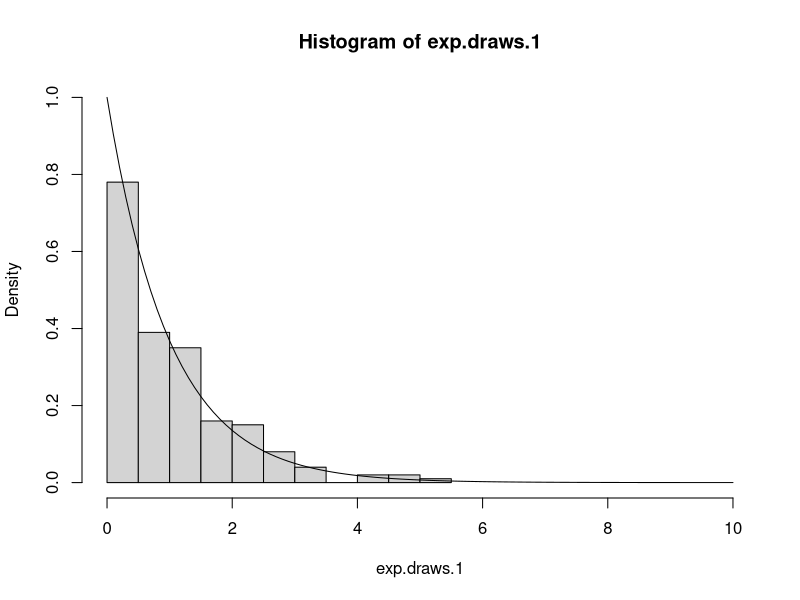
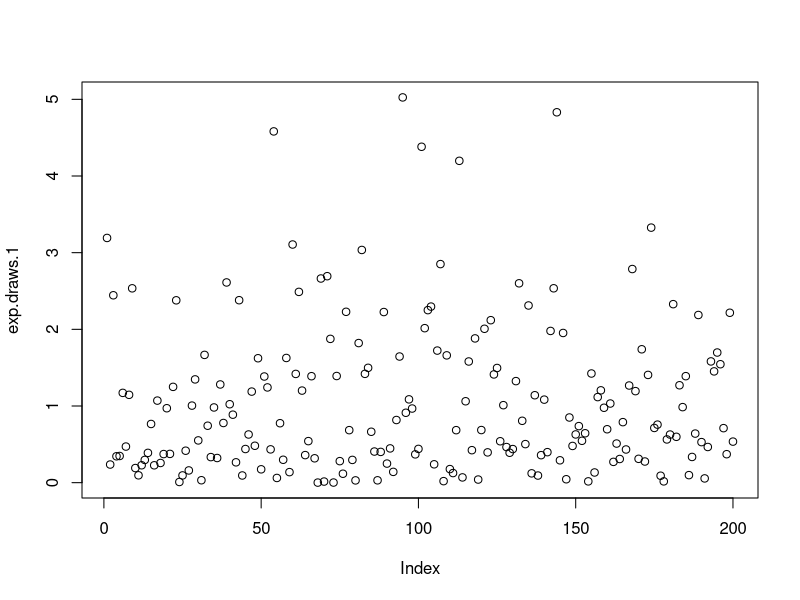
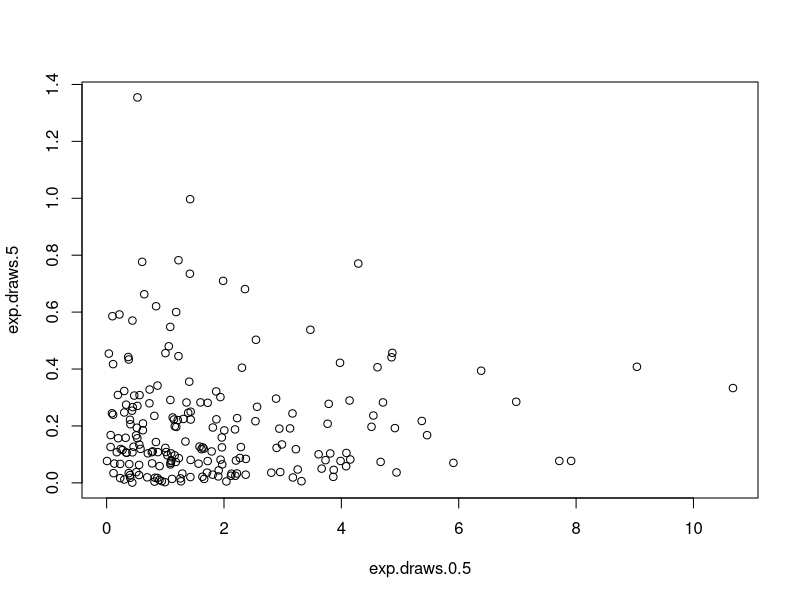
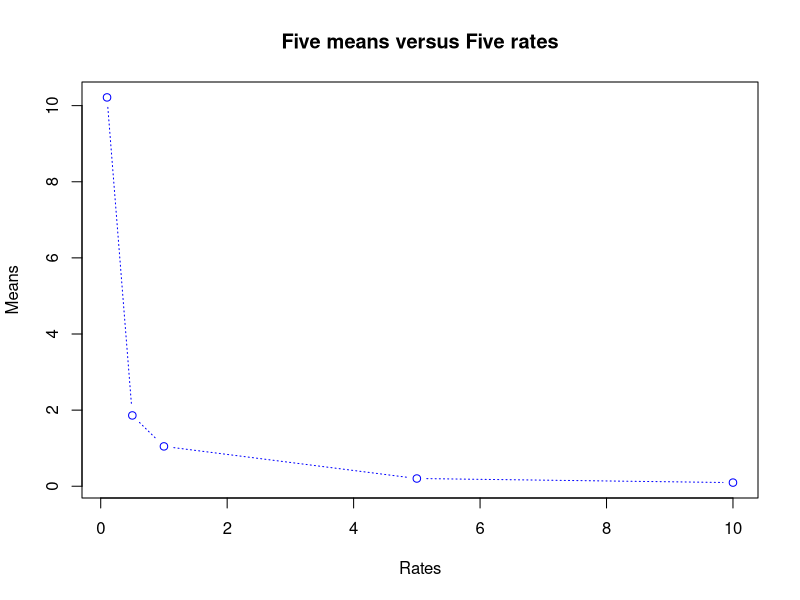
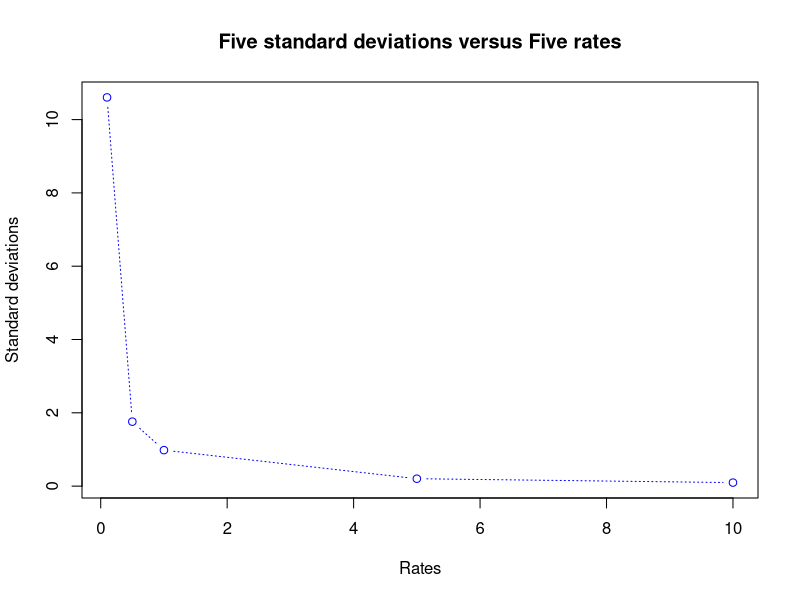
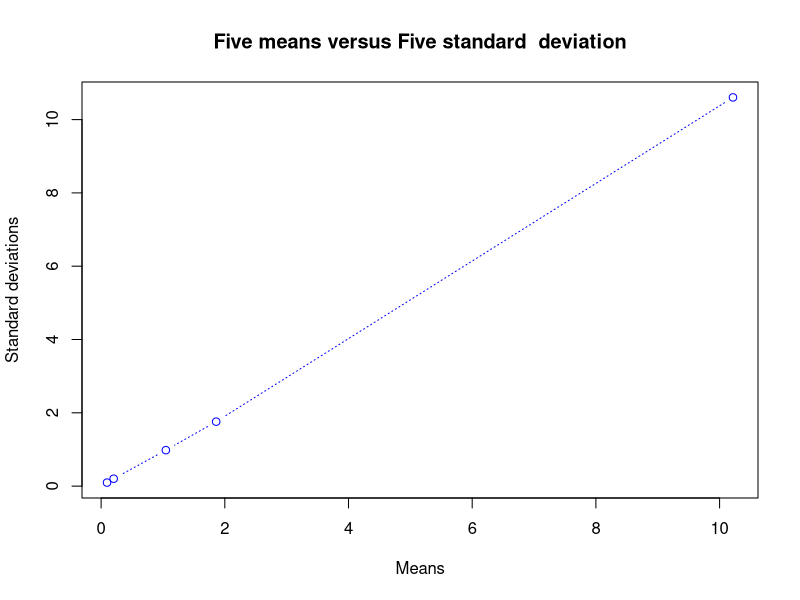
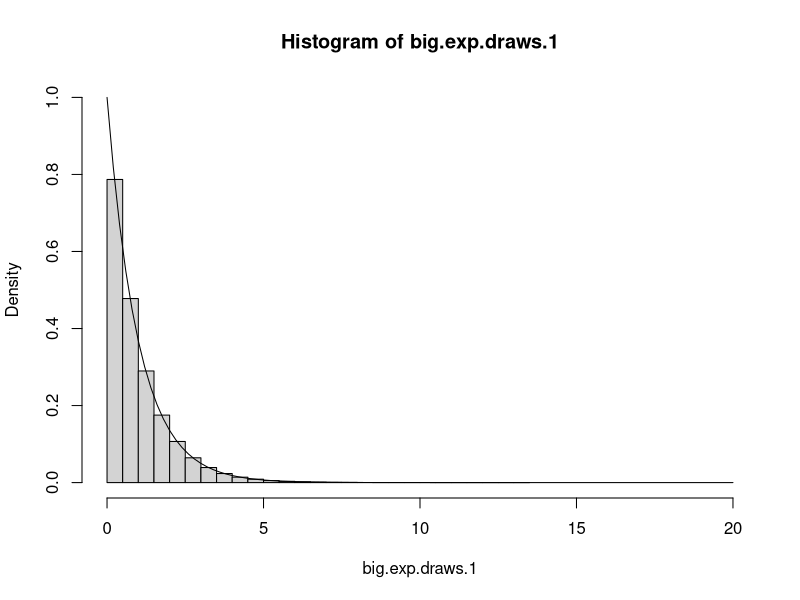
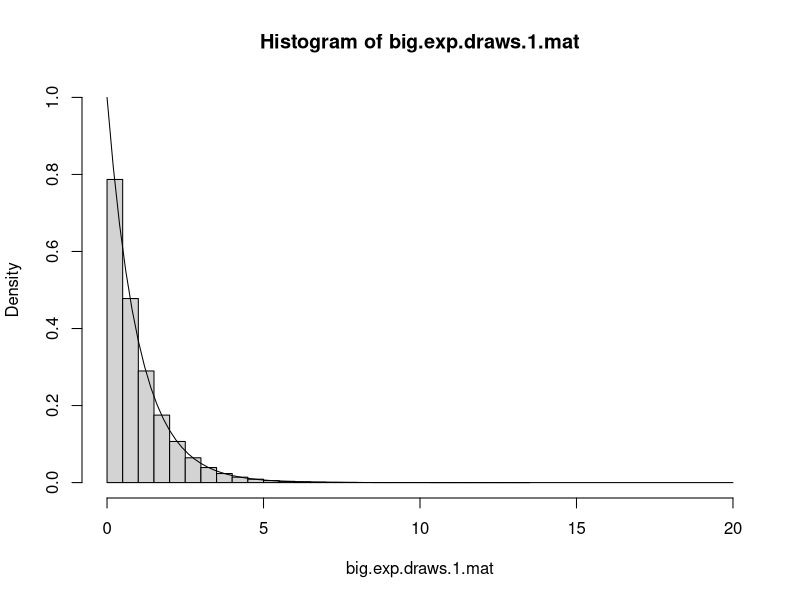

Source code (R) for these figures, in order:
## ---- chunk 1
exp.draws.1 <- rexp(n=200)
mean_value_1 <- mean(exp.draws.1)
mean_value_1
stadard_deviation_1 <- sd(exp.draws.1)
stadard_deviation_1

## ---- chunk 2
exp.draws.0.1 <- rexp(n=200,rate=0.1)
mean_value_0.1 <- mean(exp.draws.0.1)
mean_value_0.1
stadard_deviation_0.1 <- sd(exp.draws.0.1)
stadard_deviation_0.1

exp.draws.0.5 <- rexp(n=200,rate=0.5)
mean_value_0.5 <- mean(exp.draws.0.5)
mean_value_0.5
stadard_deviation_0.5 <- sd(exp.draws.0.5)
stadard_deviation_0.5

exp.draws.5 <- rexp(n=200,rate=5)
mean_value_5 <- mean(exp.draws.5)
mean_value_5
stadard_deviation_5 <- sd(exp.draws.5)
stadard_deviation_5

exp.draws.10 <- rexp(n=200,rate=10)
mean_value_10 <- mean(exp.draws.10)
mean_value_10
stadard_deviation_10 <- sd(exp.draws.10)
stadard_deviation_10

## ---- chunk 3
hist(exp.draws.1,freq = FALSE,ylim = c(0,1),xlim = c(0,10))
curve(dexp, add = TRUE)
## ---- chunk 4
plot(exp.draws.1)
## ---- chunk 5
plot (exp.draws.0.5,exp.draws.5)
## ---- chunk 6
mean_vextor <- c(mean_value_0.1,mean_value_0.5,
                 mean_value_1,mean_value_5,mean_value_10)
rate_vector <- c(0.1,0.5,1,5,10)
plot (rate_vector,mean_vextor,type="b",lty=3,
      xlab = "Rates",ylab = "Means",
      main = "Five means versus Five rates",col="blue")
#From this plot, we can see that when rate decrease, the mean increases.
## ---- chunk 7
sd_vextor <- c(stadard_deviation_0.1,stadard_deviation_0.5,
               stadard_deviation_1,stadard_deviation_5,
               stadard_deviation_10)
rate_vector <- c(0.1,0.5,1,5,10)
plot (rate_vector,sd_vextor,type="b",lty=3,
      xlab = "Rates",ylab = "Standard deviations",
      main = "Five standard deviations versus Five rates",col="blue")
#The tendency for this plot is similar to that for the former plot. 
#When the value of Rate decreases, the standard deviation increases.
## ---- chunk 8
plot (mean_vextor,sd_vextor,type="b",lty=3,xlab = "Means",
      ylab = "Standard deviations",
      main = "Five means versus Five standard  deviation",
      col="blue")
#This plot shows that the standard deviation will increase 
#(more likely to be in an linear tendency) when the mean value increases.
## ---- chunk 9
big.exp.draws.1 <- rexp(n=1e6+1e5)
mean_value_1e6 <- mean(big.exp.draws.1)
mean_value_1e6
stadard_deviation_1e6 <- sd(big.exp.draws.1)
stadard_deviation_1e6
## ---- chunk 10
variable_c <- hist(big.exp.draws.1,freq = FALSE,ylim = c(0,1),xlim = c(0,20))
curve(dexp, add = TRUE)
variable_c
#It matches the function $1-e^{-x}$. 
#As the number of the sampling are huge, the result should approach the function.
## ---- chunk 11
index <- which(big.exp.draws.1>1)
Greater_1_vector <- big.exp.draws.1[index]
mean_value_greater_1 <- mean(Greater_1_vector)
mean_value_greater_1
## ---- chunk 12
big.exp.draws.1.mat <- array(big.exp.draws.1,dim=c(1100,1000))
variable_d <- hist(big.exp.draws.1.mat,freq = FALSE,ylim = c(0,1),xlim = c(0,20))
curve(dexp, add = TRUE)
variable_d
#It will give the same results in problem c.
## ---- chunk 13
#solution 1
co <- big.exp.draws.1.mat[,371]
co_mean <- mean(co)
co_mean
#solution 2
mean_value_371_co <- colMeans(big.exp.draws.1.mat,na.rm = FALSE,dims =1)
mean_value_371_co[371]
#solution 3 
a <- big.exp.draws.1.mat
vector_value <- apply(a,2,mean)
vector_value[371]
## ---- chunk 14
mean_value_matrix <- colMeans(big.exp.draws.1.mat,na.rm = FALSE,dims =1)
detailed_inf <- hist(mean_value_matrix,freq = FALSE,ylim = c(0,1),xlim = c(0,2))
detailed_inf
#Its shape does not match the histogram in problem 5b.
#because each value in mean_value_matrix is the colume average in big.exp.draws.1.mat. 
#The mean_value_matrix is not standard deviations, each value should be around 1. 
#So here, you could see that the distribution is around 1.
## ---- chunk 15
squre_matrix <- big.exp.draws.1^2
mean_new_vector <- mean (squre_matrix)
mean_new_vector
